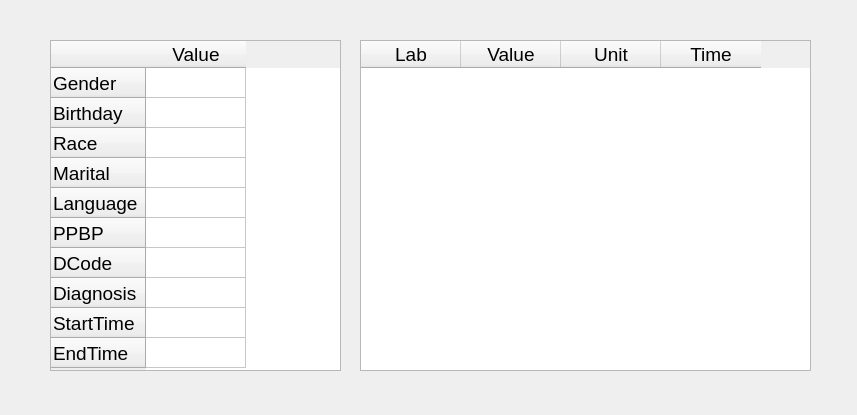
<?xml version="1.0" encoding="UTF-8"?>
<ui version="4.0">
 <class>dialog2</class>
 <widget class="QWidget" name="dialog2">
  <property name="geometry">
   <rect>
    <x>0</x>
    <y>0</y>
    <width>857</width>
    <height>415</height>
   </rect>
  </property>
  <property name="windowTitle">
   <string>Form</string>
  </property>
  <widget class="QTableWidget" name="tableWidget">
   <property name="geometry">
    <rect>
     <x>50</x>
     <y>40</y>
     <width>291</width>
     <height>331</height>
    </rect>
   </property>
   <property name="font">
    <font>
     <family>Helvetica</family>
     <pointsize>14</pointsize>
    </font>
   </property>
   <property name="autoFillBackground">
    <bool>true</bool>
   </property>
   <property name="verticalScrollBarPolicy">
    <enum>Qt::ScrollBarAsNeeded</enum>
   </property>
   <property name="horizontalScrollBarPolicy">
    <enum>Qt::ScrollBarAsNeeded</enum>
   </property>
   <property name="sizeAdjustPolicy">
    <enum>QAbstractScrollArea::AdjustIgnored</enum>
   </property>
   <property name="gridStyle">
    <enum>Qt::SolidLine</enum>
   </property>
   <attribute name="horizontalHeaderHighlightSections">
    <bool>false</bool>
   </attribute>
   <row>
    <property name="text">
     <string>Gender</string>
    </property>
   </row>
   <row>
    <property name="text">
     <string>Birthday</string>
    </property>
   </row>
   <row>
    <property name="text">
     <string>Race</string>
    </property>
   </row>
   <row>
    <property name="text">
     <string>Marital</string>
    </property>
   </row>
   <row>
    <property name="text">
     <string>Language</string>
    </property>
   </row>
   <row>
    <property name="text">
     <string>PPBP</string>
    </property>
   </row>
   <row>
    <property name="text">
     <string>DCode</string>
    </property>
   </row>
   <row>
    <property name="text">
     <string>Diagnosis</string>
    </property>
   </row>
   <row>
    <property name="text">
     <string>StartTime</string>
    </property>
   </row>
   <row>
    <property name="text">
     <string>EndTime</string>
    </property>
   </row>
   <column>
    <property name="text">
     <string>Value</string>
    </property>
   </column>
   <item row="0" column="0">
    <property name="text">
     <string/>
    </property>
    <property name="font">
     <font>
      <family>Helvetica</family>
      <pointsize>14</pointsize>
     </font>
    </property>
   </item>
   <item row="1" column="0">
    <property name="text">
     <string/>
    </property>
    <property name="font">
     <font>
      <family>Helvetica</family>
      <pointsize>14</pointsize>
     </font>
    </property>
   </item>
   <item row="2" column="0">
    <property name="text">
     <string/>
    </property>
    <property name="font">
     <font>
      <family>Helvetica</family>
      <pointsize>14</pointsize>
     </font>
    </property>
   </item>
   <item row="3" column="0">
    <property name="text">
     <string/>
    </property>
    <property name="font">
     <font>
      <family>Helvetica</family>
      <pointsize>14</pointsize>
     </font>
    </property>
   </item>
   <item row="4" column="0">
    <property name="text">
     <string/>
    </property>
    <property name="font">
     <font>
      <family>Helvetica</family>
      <pointsize>14</pointsize>
     </font>
    </property>
   </item>
   <item row="5" column="0">
    <property name="text">
     <string/>
    </property>
    <property name="font">
     <font>
      <family>Helvetica</family>
      <pointsize>14</pointsize>
     </font>
    </property>
   </item>
   <item row="6" column="0">
    <property name="text">
     <string/>
    </property>
    <property name="font">
     <font>
      <family>Helvetica</family>
      <pointsize>14</pointsize>
     </font>
    </property>
   </item>
   <item row="7" column="0">
    <property name="text">
     <string/>
    </property>
    <property name="font">
     <font>
      <family>Helvetica</family>
      <pointsize>14</pointsize>
     </font>
    </property>
   </item>
   <item row="8" column="0">
    <property name="text">
     <string/>
    </property>
    <property name="font">
     <font>
      <family>Helvetica</family>
      <pointsize>14</pointsize>
     </font>
    </property>
   </item>
   <item row="9" column="0">
    <property name="text">
     <string/>
    </property>
    <property name="font">
     <font>
      <family>Heiti TC</family>
      <pointsize>14</pointsize>
     </font>
    </property>
   </item>
  </widget>
  <widget class="QTableWidget" name="tableWidget_2">
   <property name="geometry">
    <rect>
     <x>360</x>
     <y>40</y>
     <width>451</width>
     <height>331</height>
    </rect>
   </property>
   <property name="font">
    <font>
     <family>Helvetica Neue</family>
     <pointsize>14</pointsize>
    </font>
   </property>
   <property name="autoFillBackground">
    <bool>true</bool>
   </property>
   <property name="verticalScrollBarPolicy">
    <enum>Qt::ScrollBarAsNeeded</enum>
   </property>
   <property name="horizontalScrollBarPolicy">
    <enum>Qt::ScrollBarAsNeeded</enum>
   </property>
   <column>
    <property name="text">
     <string>Lab</string>
    </property>
   </column>
   <column>
    <property name="text">
     <string>Value</string>
    </property>
   </column>
   <column>
    <property name="text">
     <string>Unit</string>
    </property>
   </column>
   <column>
    <property name="text">
     <string>Time</string>
    </property>
   </column>
  </widget>
 </widget>
 <resources/>
 <connections/>
</ui>
